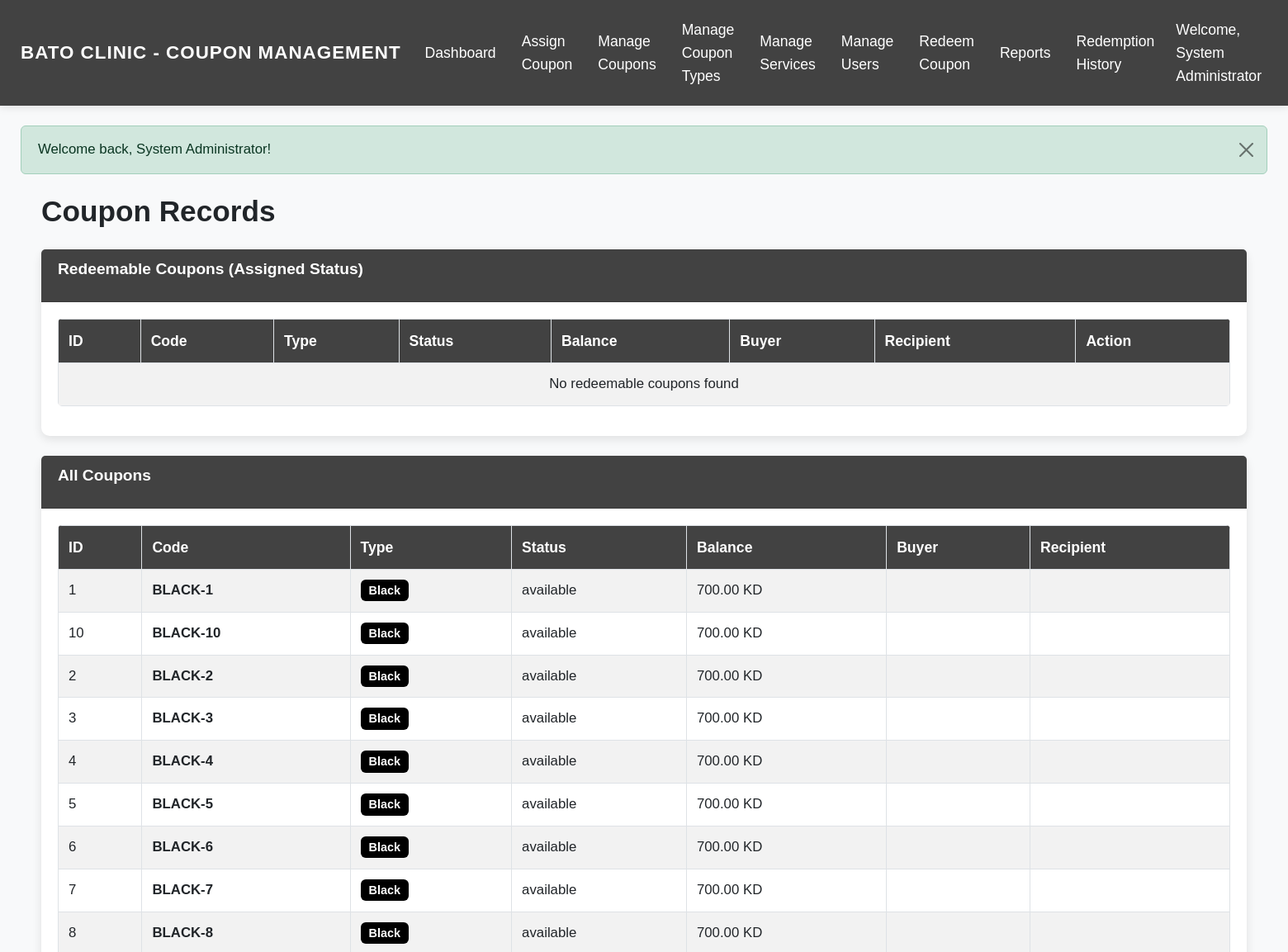
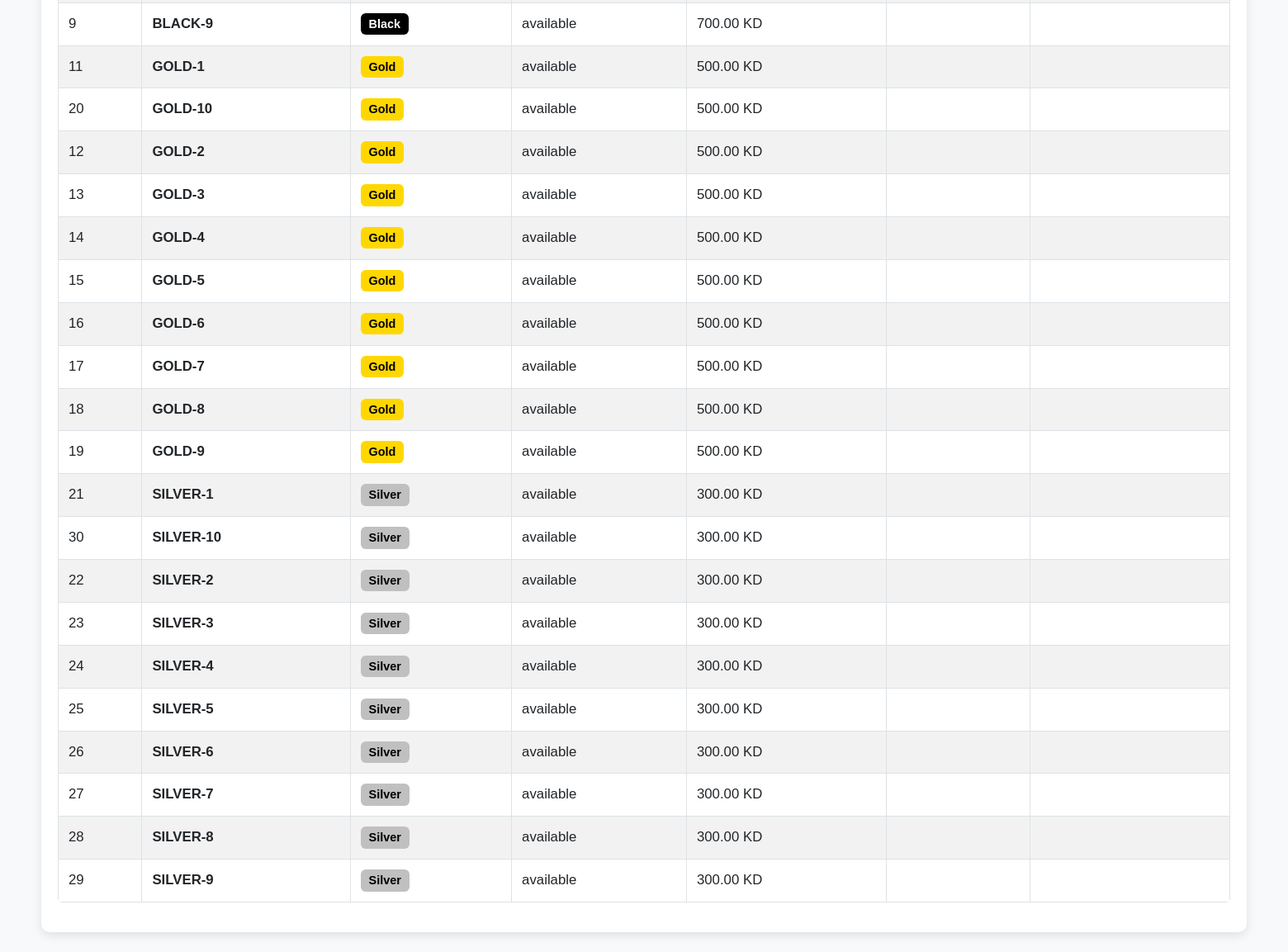
/check_coupon_records.php (signed in), run on the app's committed database (2 pictures, top to bottom).
### tables this page shows
CREATE TABLE coupons (
    id INT AUTO_INCREMENT PRIMARY KEY,
    code VARCHAR(20) NOT NULL UNIQUE,
    coupon_type_id INT NOT NULL,
    buyer_id INT,
    recipient_id INT,
    initial_balance DECIMAL(10, 2) NOT NULL,
    current_balance DECIMAL(10, 2) NOT NULL,
    issue_date DATE,
    status ENUM('available', 'assigned', 'fully_redeemed') NOT NULL DEFAULT 'available',
    created_at TIMESTAMP DEFAULT CURRENT_TIMESTAMP,
    updated_at TIMESTAMP DEFAULT CURRENT_TIMESTAMP ON UPDATE CURRENT_TIMESTAMP,
    FOREIGN KEY (coupon_type_id) REFERENCES coupon_types(id),
    FOREIGN KEY (buyer_id) REFERENCES users(id),
    FOREIGN KEY (recipient_id) REFERENCES users(id),
    INDEX (code),
    INDEX (buyer_id),
    INDEX (recipient_id),
    INDEX (status)
);

CREATE TABLE coupon_types (
    id INT AUTO_INCREMENT PRIMARY KEY,
    name ENUM('Black', 'Gold', 'Silver') NOT NULL,
    description TEXT,
    value DECIMAL(10, 2) NOT NULL,
    created_at TIMESTAMP DEFAULT CURRENT_TIMESTAMP,
    updated_at TIMESTAMP DEFAULT CURRENT_TIMESTAMP ON UPDATE CURRENT_TIMESTAMP
);

### check_coupon_records.php (the view, shortened to what this page needs)
<?php
$database = new Database();
$db = $database->getConnection();
$query = "SELECT c.*, ct.name as coupon_type_name, ct.value as coupon_type_value,
         b.full_name as buyer_name, b.email as buyer_email, b.civil_id as buyer_civil_id,
         b.mobile_number as buyer_mobile, b.file_number as buyer_file_number,
         r.full_name as recipient_name, r.email as recipient_email, r.civil_id as recipient_civil_id,
         r.mobile_number as recipient_mobile, r.file_number as recipient_file_number
  FROM coupons c
  LEFT JOIN coupon_types ct ON c.coupon_type_id = ct.id
  LEFT JOIN users b ON c.buyer_id = b.id
  LEFT JOIN users r ON c.recipient_id = r.id
  ORDER BY c.code ASC";
$stmt = $db->prepare($query);
$stmt->execute();
?>
<!DOCTYPE html>
<html lang="en">
<head>
    <link href="https://cdn.jsdelivr.net/npm/bootstrap@5.3.0-alpha1/dist/css/bootstrap.min.css" rel="stylesheet">
</head>
<body>
    <?php include 'includes/header.php'; ?>
    <div class="container mt-4">
        <h1 class="mb-4">Coupon Records</h1>
        <div class="card mb-4">
            <div class="card-header">
                <h5>Redeemable Coupons (Assigned Status)</h5>
            </div>
            <div class="card-body">
                <div class="table-responsive">
                    <table class="table table-striped table-bordered">
                        <thead>
                            <tr>
                                <th>ID</th>
                                <th>Code</th>
                                <th>Type</th>
                                <th>Status</th>
                                <th>Balance</th>
                                <th>Buyer</th>
                                <th>Recipient</th>
                                <th>Action</th>
                            </tr>
                        </thead>
                        <tbody>
                            <?php
                            $redeemableCount = 0;
                            $stmt->execute();
                            ?>
                            <?php
                            if ($redeemableCount == 0) {
                                echo '<tr><td colspan="8" class="text-center">No redeemable coupons found</td></tr>';
                            }
                            ?>
                        </tbody>
                    </table>
                </div>
            </div>
        </div>
        <div class="card mb-4">
            <div class="card-header">
                <h5>All Coupons</h5>
            </div>
            <div class="card-body">
                <div class="table-responsive">
                    <table class="table table-striped table-bordered">
                        <thead>
                            <tr>
                                <th>ID</th>
                                <th>Code</th>
                                <th>Type</th>
                                <th>Status</th>
                                <th>Balance</th>
                                <th>Buyer</th>
                                <th>Recipient</th>
                            </tr>
                        </thead>
                        <tbody>
                            <?php
                            $stmt->execute();
                            while ($row = $stmt->fetch(PDO::FETCH_ASSOC)) {
                            ?>
                                <tr>
                                    <td><?php echo $row['id']; ?></td>
                                    <td><strong><?php echo $row['code']; ?></strong></td>
                                    <td>
                                        <span class="badge <?php
                                            if (strtolower($row['coupon_type_name']) == 'black') {
                                                echo 'badge-black';
                                            } elseif (strtolower($row['coupon_type_name']) == 'gold') {
                                                echo 'badge-gold';
                                            } elseif (strtolower($row['coupon_type_name']) == 'silver') {
                                                echo 'badge-silver';
                                            } else {
                                                echo 'bg-secondary';
                                            }
                                        ?>">
                                            <?php echo $row['coupon_type_name']; ?>
                                        </span>
                                    </td>
                                    <td><?php echo $row['status']; ?></td>
                                    <td><?php echo number_format($row['current_balance'], 2); ?> KD</td>
                                    <td><?php echo $row['buyer_name']; ?></td>
                                    <td><?php echo $row['recipient_name']; ?></td>
                                </tr>
                            <?php
                            }
                            ?>
                        </tbody>
                    </table>
                </div>
            </div>
        </div>
    </div>
</body>
</html>

### check_coupon_records.php (style rules this page uses)
.badge-black { background-color: #000; color: #fff; }
.badge-gold { background-color: #FFD700; color: #000; }
.badge-silver { background-color: #C0C0C0; color: #000; }

### includes/header.php (style rules this page uses)
body { background-color: #f8f9fa; font-family: 'Arial', sans-serif; font-size: 16px; line-height: 1.6; }
.card { border-radius: 10px; box-shadow: 0 4px 12px rgba(0, 0, 0, 0.1); margin-bottom: 20px; background-color: #ffffff; border: none; }
.card-header { background-color: #424242; border-bottom: 1px solid rgba(0, 0, 0, 0.125); font-weight: bold; color: #fff; border-top-left-radius: 10px; border-top-right-radius: 10px; font-size: 1.2rem; padding: 12px 20px; }
.card-body { padding: 20px; font-size: 1.05rem; }
.table th { font-weight: 600; background-color: #424242; color: #fff; font-size: 1.1rem; padding: 12px; }
.table td { font-size: 1.05rem; padding: 12px; vertical-align: middle; }
.table { background-color: #ffffff; border-radius: 5px; overflow: hidden; }
.badge { font-size: 0.9rem; padding: 6px 10px; }
.badge-black { background-color: #000; color: #fff; }
.badge-gold { background-color: #FFD700; color: #000; }
.badge-silver { background-color: #C0C0C0; color: #000; }
.container { max-width: 100% !important; padding-left: 25px; padding-right: 25px; }
.table-responsive { overflow-x: auto; }
h1, h2, h3, h4, h5, h6 { font-weight: 600; margin-bottom: 1rem; }
h1 { font-size: 2.2rem; }
h5 { font-size: 1.2rem; }

### data on the page
coupons: id "1", code "BLACK-1", coupon_type.name "Black", status "available", current_balance "700.00"
coupons: id "10", code "BLACK-10", coupon_type.name "Black", status "available", current_balance "700.00"
coupons: id "2", code "BLACK-2", coupon_type.name "Black", status "available", current_balance "700.00"
coupons: id "3", code "BLACK-3", coupon_type.name "Black", status "available", current_balance "700.00"
coupons: id "4", code "BLACK-4", coupon_type.name "Black", status "available", current_balance "700.00"
coupons: id "5", code "BLACK-5", coupon_type.name "Black", status "available", current_balance "700.00"
coupons: id "6", code "BLACK-6", coupon_type.name "Black", status "available", current_balance "700.00"
coupons: id "7", code "BLACK-7", coupon_type.name "Black", status "available", current_balance "700.00"
coupons: id "8", code "BLACK-8", coupon_type.name "Black", status "available", current_balance "700.00"
coupons: id "9", code "BLACK-9", coupon_type.name "Black", status "available", current_balance "700.00"
coupons: id "11", code "GOLD-1", coupon_type.name "Gold", status "available", current_balance "500.00"
coupons: id "20", code "GOLD-10", coupon_type.name "Gold", status "available", current_balance "500.00"
coupons: id "12", code "GOLD-2", coupon_type.name "Gold", status "available", current_balance "500.00"
coupons: id "13", code "GOLD-3", coupon_type.name "Gold", status "available", current_balance "500.00"
coupons: id "14", code "GOLD-4", coupon_type.name "Gold", status "available", current_balance "500.00"
coupons: id "15", code "GOLD-5", coupon_type.name "Gold", status "available", current_balance "500.00"
coupons: id "16", code "GOLD-6", coupon_type.name "Gold", status "available", current_balance "500.00"
coupons: id "17", code "GOLD-7", coupon_type.name "Gold", status "available", current_balance "500.00"
coupons: id "18", code "GOLD-8", coupon_type.name "Gold", status "available", current_balance "500.00"
coupons: id "19", code "GOLD-9", coupon_type.name "Gold", status "available", current_balance "500.00"
coupons: id "21", code "SILVER-1", coupon_type.name "Silver", status "available", current_balance "300.00"
coupons: id "30", code "SILVER-10", coupon_type.name "Silver", status "available", current_balance "300.00"
coupons: id "22", code "SILVER-2", coupon_type.name "Silver", status "available", current_balance "300.00"
coupons: id "23", code "SILVER-3", coupon_type.name "Silver", status "available", current_balance "300.00"
coupons: id "24", code "SILVER-4", coupon_type.name "Silver", status "available", current_balance "300.00"
coupons: id "25", code "SILVER-5", coupon_type.name "Silver", status "available", current_balance "300.00"
coupons: id "26", code "SILVER-6", coupon_type.name "Silver", status "available", current_balance "300.00"
coupons: id "27", code "SILVER-7", coupon_type.name "Silver", status "available", current_balance "300.00"
coupons: id "28", code "SILVER-8", coupon_type.name "Silver", status "available", current_balance "300.00"
coupons: id "29", code "SILVER-9", coupon_type.name "Silver", status "available", current_balance "300.00"

### other printed values
$_SESSION['user_name'] "System Administrator"
$_SESSION['message'] "Welcome back, System Administrator!"
